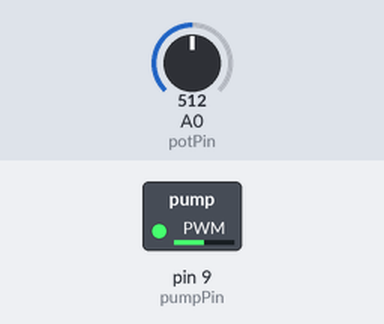
Simulated run of this sketch. Board: Arduino Uno, built with avr-gcc and run on an emulated ATmega328P. On the bench: switched loads named in the sketch (green lamp = pin HIGH). The inputs (shaded band) are chosen by the test bench; at power-on: A0 (potPin) = 512.

Above: at 1.2 s.
1.3 s: A0 (potPin) set to 716
At 1.8 s:
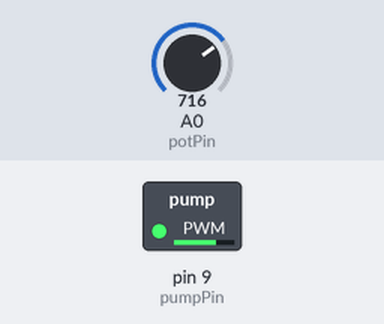
2.8 s: A0 (potPin) set to 900
At 3.9 s:
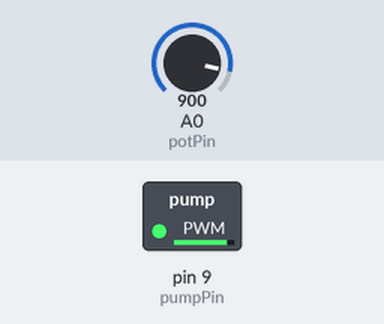
4.3 s: A0 (potPin) set to 1023
At 5.5 s:
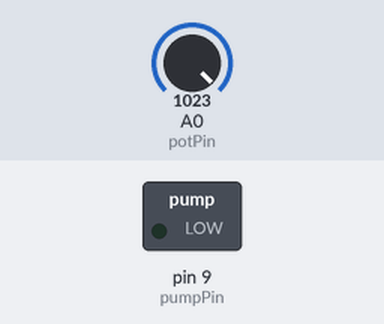
5.8 s: A0 (potPin) set to 245
At 6.4 s:
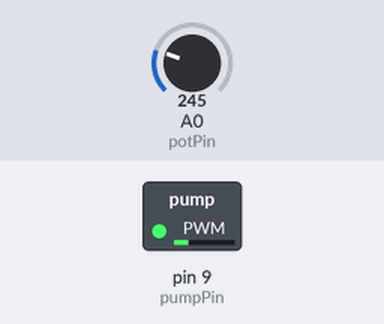
7.3 s: A0 (potPin) set to 0
At 8.5 s:
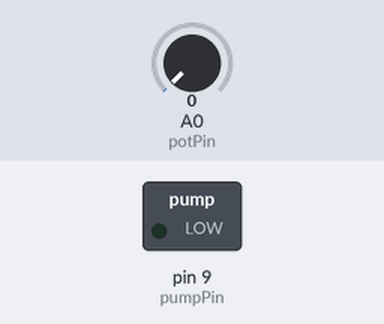
8.8 s: A0 (potPin) set to 511
At 10.1 s:
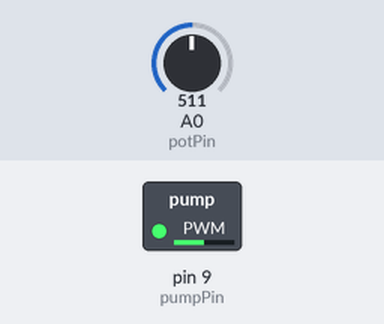
Timing chart, 0 to 11.3 s (numbered marks = the images above; inputs shaded):
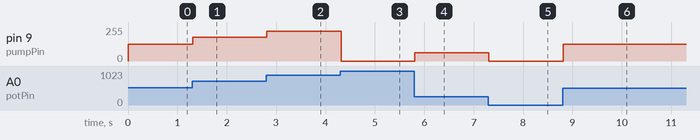

The sketch:

Sinkcontrol.ino
```cpp
/*
      PREAMBLE

  Topological Media Lab
  Concordia University
  Montreal, Canada

  Liquid Light project
  Sink control for House simulation


  Written by Thierry Dumont in January 2018
  thierrydumont.td@gmail.com

  potentiometer to PWM power out
  PWM out to transistor
  Converts potentiometer values to a voltage out.
  Varies depending on input voltage. E.g. 12vdc in goes from 0 to 12. 24vdc goes from 0 to 24

  WIRING:
  Potentiometer
  Pin out Left ground Center to analog right to 5V

  PWM pin to transistor collector
  Regular TIP120 circuit
*/

int potPin = 0;    // select the input pin for the potentiometer
int pumpPin = 9;   // select the output pin for the transitor to the pump
int val = 0;       // variable to store the value coming from the sensor
//Range between 0 1023
int minVal = 50; //minimal value to start pump
int maxVal = 900; //max value for pump

void setup() {
  pinMode(9 , OUTPUT);
  Serial.begin (115200);
}

void loop() {
  val = analogRead(potPin);    // read the value from the sensor
  //Serial.println(val);
  int outputPWM = map(val, 0, 1023, 0, 255);//map sensor value between 0 and 255 for PWM

  //just to be certain there will not be nay wierd value to the PWM and to have a closed state
  if (outputPWM > 5 && outputPWM < 255) {
    analogWrite(pumpPin, outputPWM);
    //Serial.println(outputPWM);
  } else {
    analogWrite(pumpPin, 0);
  }


  delay(20);                  // stop the program for some time
}
```

Measured:
- after the input at 1.3 s, pin 9 (pumpPin): 127/255 → 178/255 at once
- after the input at 2.8 s, pin 9 (pumpPin): 178/255 → 224/255 at once
- after the input at 4.3 s, pin 9 (pumpPin): 224/255 → 0/255 at once
- after the input at 5.8 s, pin 9 (pumpPin): 0/255 → 61/255 at once
- after the input at 7.3 s, pin 9 (pumpPin): 61/255 → 0/255 at once
- after the input at 8.8 s, pin 9 (pumpPin): 0/255 → 127/255 at once
